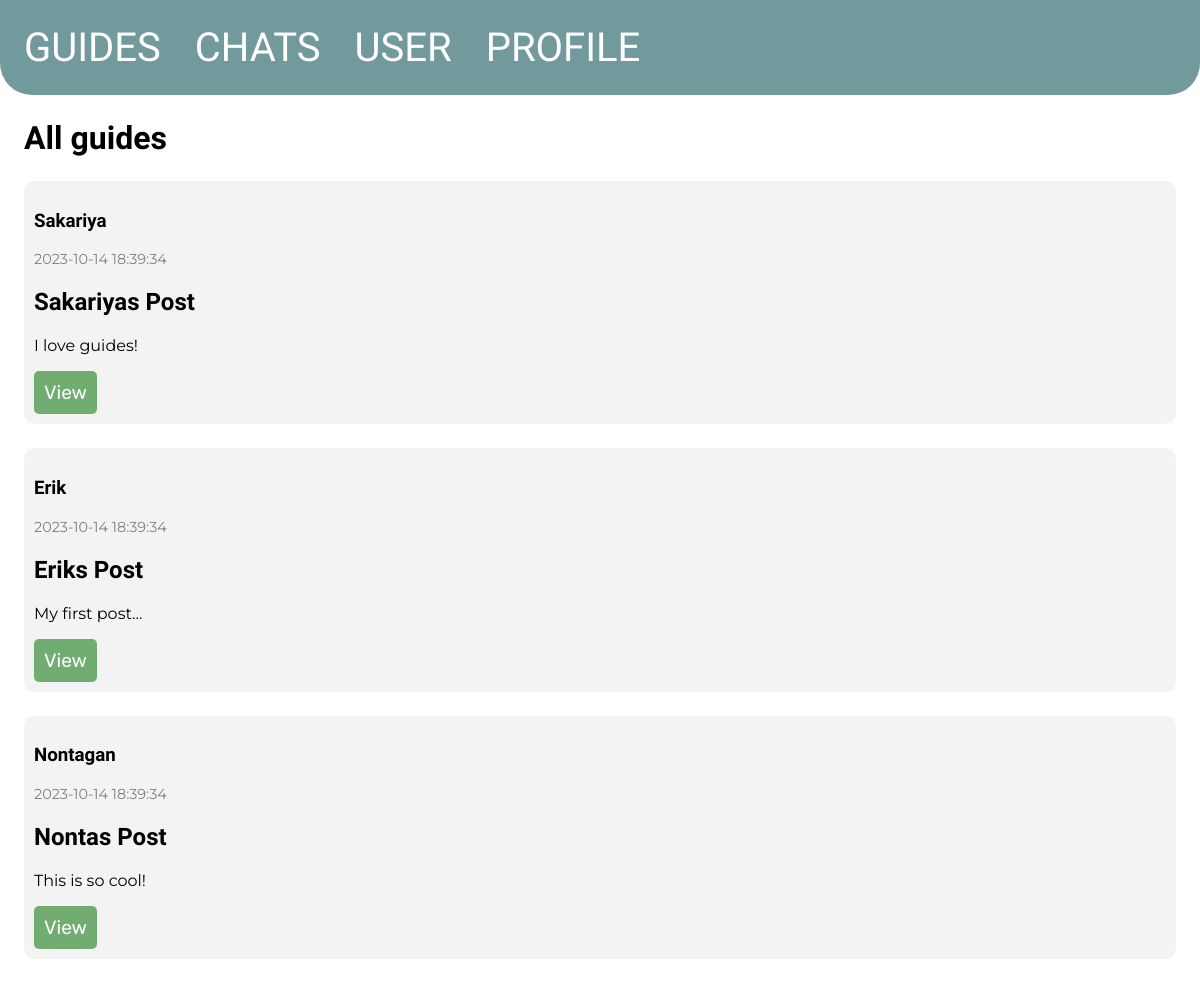
Before: / with the older database file.
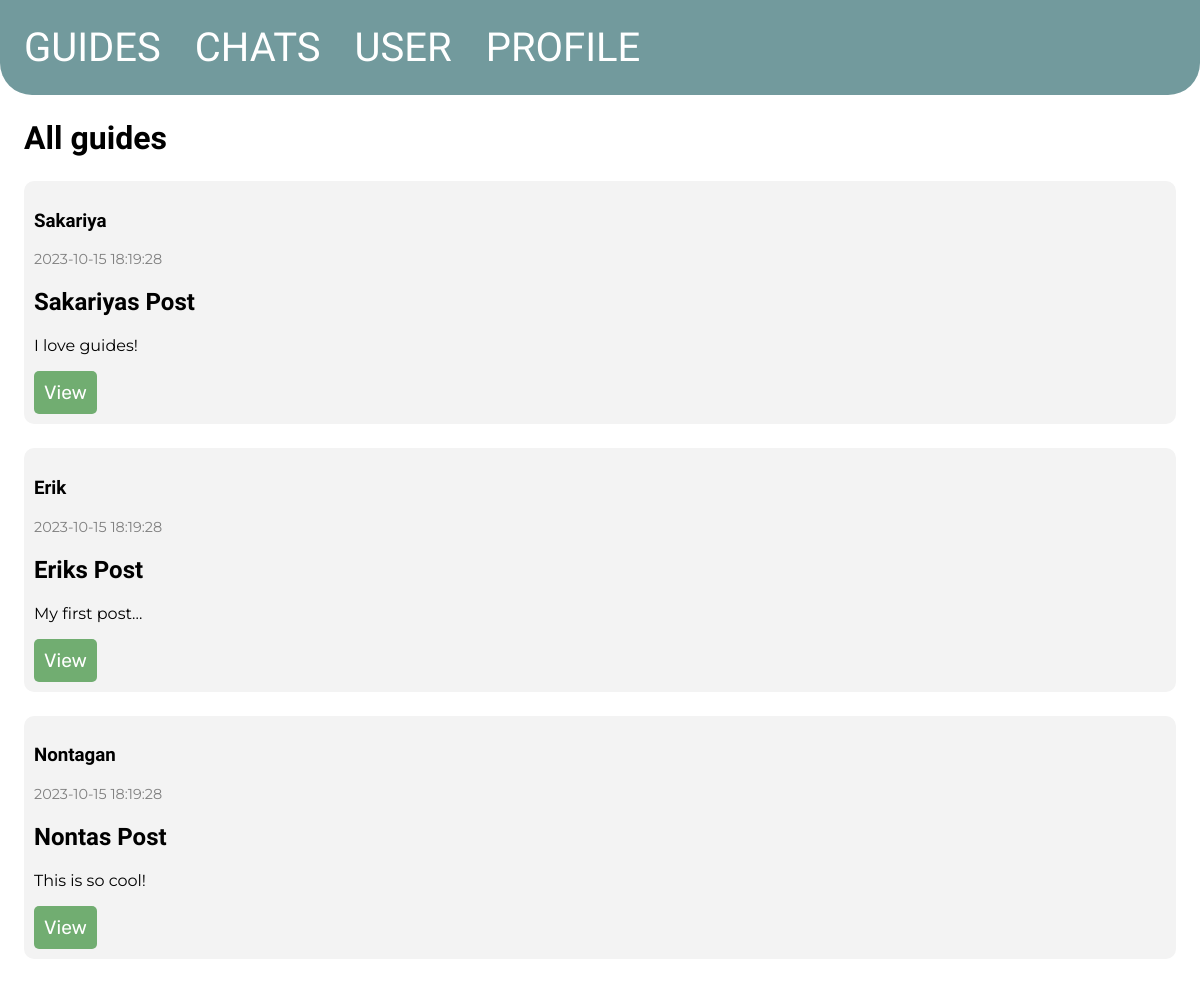
After: the same page with the newer database file.
### tables this page shows
CREATE TABLE posts
(
    id      INTEGER PRIMARY KEY AUTOINCREMENT,
    byUser  INTEGER,
    created TIMESTAMP NOT NULL DEFAULT CURRENT_TIMESTAMP,
    title   TEXT      NOT NULL,
    content TEXT      NOT NULL,
    FOREIGN KEY (byUser) REFERENCES user (id)
);

CREATE TABLE user
(
    id        INTEGER PRIMARY KEY AUTOINCREMENT,
    firstname TEXT NOT NULL,
    lastname  TEXT NOT NULL,
    age       INTEGER,
    country   TEXT
);

### app.py (the view)
@app.route('/')
def index():
    global user_id
    conn = get_db_connection()
    posts = conn.execute('SELECT * FROM posts, user WHERE NOT byUser = ? AND user.id = byUser ORDER BY posts.id DESC',
                         (user_id,)).fetchall()
    conn.close()
    return render_template('index.html', posts=posts)

### app.py (called while the page is built)
def get_db_connection():
    conn = sqlite3.connect('database.db')
    conn.row_factory = sqlite3.Row
    return conn

### templates/index.html
{% extends 'base.html' %}
{% block content %}
    <h1 id="title">{% block title %} All guides {% endblock %}</h1>
    {% for post in posts %}
        <div class='post'>
            <h3>{{ post['firstname'] }}</h3>
            <p id="date">{{ post['created'] }}</p>
            <h2>{{ post['title'] }}</h2>
            <p>{{ post['content'] }}</p>
            <a href="{{ url_for('view', id=post['id']) }}">View</a>
        </div>
    {% endfor %}
{% endblock %}

Changed rows visible on the page:
changed posts "Sakariyas Post": created "2023-10-14 18:39:34" → "2023-10-15 18:19:28"
changed posts "Eriks Post": created "2023-10-14 18:39:34" → "2023-10-15 18:19:28"
changed posts "Nontas Post": created "2023-10-14 18:39:34" → "2023-10-15 18:19:28"
